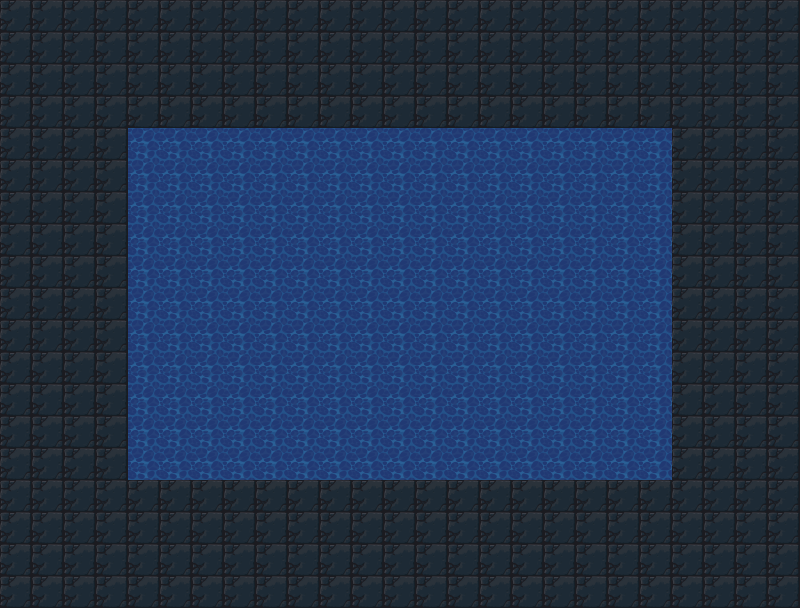

A 2D game scene composited from a Tiled map and its tileset images. What follows is a short description and the map's XML, with every tile layer's data as written:
An orthogonal 25x19 tile map with 32x32 px tiles, 2 tile layers (water, bg).

<map version="1.0" tiledversion="1.1.4" orientation="orthogonal" renderorder="right-down" width="25" height="19" tilewidth="32" tileheight="32" infinite="0" nextobjectid="1">
 <tileset firstgid="1" name="tiles" tilewidth="32" tileheight="32" tilecount="240" columns="10">
  <image source="tiles.png" width="320" height="768" />
 </tileset>
 <layer name="water" width="25" height="19">
  <properties>
   <property name="tileset" value="tiles" />
  </properties>
  <data encoding="csv">
153,153,153,153,153,153,153,153,153,153,153,153,153,153,153,153,153,153,153,153,153,153,153,153,153,
153,153,153,153,153,153,153,153,153,153,153,153,153,153,153,153,153,153,153,153,153,153,153,153,153,
153,153,153,153,153,153,153,153,153,153,153,153,153,153,153,153,153,153,153,153,153,153,153,153,153,
153,153,153,153,153,153,153,153,153,153,153,153,153,153,153,153,153,153,153,153,153,153,153,153,153,
153,153,153,153,153,153,153,153,153,153,153,153,153,153,153,153,153,153,153,153,153,153,153,153,153,
153,153,153,153,153,153,153,153,153,153,153,153,153,153,153,153,153,153,153,153,153,153,153,153,153,
153,153,153,153,153,153,153,153,153,153,153,153,153,153,153,153,153,153,153,153,153,153,153,153,153,
153,153,153,153,153,153,153,153,153,153,153,153,153,153,153,153,153,153,153,153,153,153,153,153,153,
153,153,153,153,153,153,153,153,153,153,153,153,153,153,153,153,153,153,153,153,153,153,153,153,153,
153,153,153,153,153,153,153,153,153,153,153,153,153,153,153,153,153,153,153,153,153,153,153,153,153,
153,153,153,153,153,153,153,153,153,153,153,153,153,153,153,153,153,153,153,153,153,153,153,153,153,
153,153,153,153,153,153,153,153,153,153,153,153,153,153,153,153,153,153,153,153,153,153,153,153,153,
153,153,153,153,153,153,153,153,153,153,153,153,153,153,153,153,153,153,153,153,153,153,153,153,153,
153,153,153,153,153,153,153,153,153,153,153,153,153,153,153,153,153,153,153,153,153,153,153,153,153,
153,153,153,153,153,153,153,153,153,153,153,153,153,153,153,153,153,153,153,153,153,153,153,153,153,
153,153,153,153,153,153,153,153,153,153,153,153,153,153,153,153,153,153,153,153,153,153,153,153,153,
153,153,153,153,153,153,153,153,153,153,153,153,153,153,153,153,153,153,153,153,153,153,153,153,153,
153,153,153,153,153,153,153,153,153,153,153,153,153,153,153,153,153,153,153,153,153,153,153,153,153,
153,153,153,153,153,153,153,153,153,153,153,153,153,153,153,153,153,153,153,153,153,153,153,153,153
</data>
 </layer>
 <layer name="bg" width="25" height="19">
  <data encoding="csv">
136,136,136,136,136,136,136,136,136,136,136,136,136,136,136,136,136,136,136,136,136,136,136,136,136,
136,136,136,136,136,136,136,136,136,136,136,136,136,136,136,136,136,136,136,136,136,136,136,136,136,
136,136,136,136,136,136,136,136,136,136,136,136,136,136,136,136,136,136,136,136,136,136,136,136,136,
136,136,136,136,136,136,136,136,136,136,136,136,136,136,136,136,136,136,136,136,136,136,136,136,136,
136,136,136,136,0,0,0,0,0,0,0,0,0,0,0,0,0,0,0,0,0,136,136,136,136,
136,136,136,136,0,0,0,0,0,0,0,0,0,0,0,0,0,0,0,0,0,136,136,136,136,
136,136,136,136,0,0,0,0,0,0,0,0,0,0,0,0,0,0,0,0,0,136,136,136,136,
136,136,136,136,0,0,0,0,0,0,0,0,0,0,0,0,0,0,0,0,0,136,136,136,136,
136,136,136,136,0,0,0,0,0,0,0,0,0,0,0,0,0,0,0,0,0,136,136,136,136,
136,136,136,136,0,0,0,0,0,0,0,0,0,0,0,0,0,0,0,0,0,136,136,136,136,
136,136,136,136,0,0,0,0,0,0,0,0,0,0,0,0,0,0,0,0,0,136,136,136,136,
136,136,136,136,0,0,0,0,0,0,0,0,0,0,0,0,0,0,0,0,0,136,136,136,136,
136,136,136,136,0,0,0,0,0,0,0,0,0,0,0,0,0,0,0,0,0,136,136,136,136,
136,136,136,136,0,0,0,0,0,0,0,0,0,0,0,0,0,0,0,0,0,136,136,136,136,
136,136,136,136,0,0,0,0,0,0,0,0,0,0,0,0,0,0,0,0,0,136,136,136,136,
136,136,136,136,136,136,136,136,136,136,136,136,136,136,136,136,136,136,136,136,136,136,136,136,136,
136,136,136,136,136,136,136,136,136,136,136,136,136,136,136,136,136,136,136,136,136,136,136,136,136,
136,136,136,136,136,136,136,136,136,136,136,136,136,136,136,136,136,136,136,136,136,136,136,136,136,
136,136,136,136,136,136,136,136,136,136,136,136,136,136,136,136,136,136,136,136,136,136,136,136,136
</data>
 </layer>
</map>
